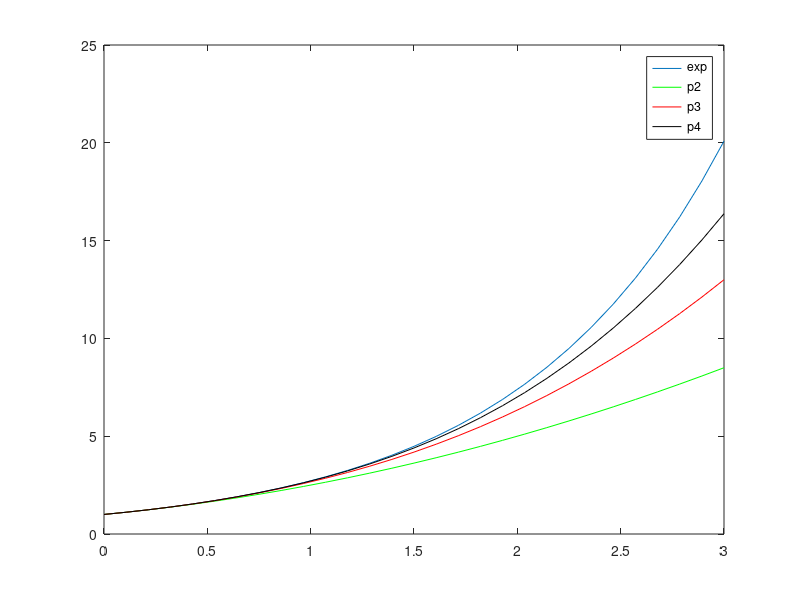

MATLAB code for this plot:
a=0;b=3;

fplot(@exp,[0,3]) %funzione esponenziale da 0 a 3
hold on  %mantiene i grafici disegnati

p2=@(x) 1+x+x.^2/2; %definisco una funzione| si usa x. per far prendre l`elemento di una matrice x e non la matrice intera
p3=@(x) 1+x+x.^2/2+x.^3/factorial(3);
p4=@(x) 1+x+x.^2/2+x.^3/factorial(3)+x.^4/factorial(4);

fplot(p2,[a,b],'g') %disegna p2 nell`intervallo a,b con colore verde
fplot(p3,[a,b],'r') %disegna p3 nell`intervallo a,b con colore rosso
fplot(p4,[a,b],'k') %disegna p4 nell`intervallo a,b con colore nero
legend('exp','p2','p3','p4') %imposta una legenda


%per disegnare su diverse finestre si usa il comando figure(2)...
%figure(n)